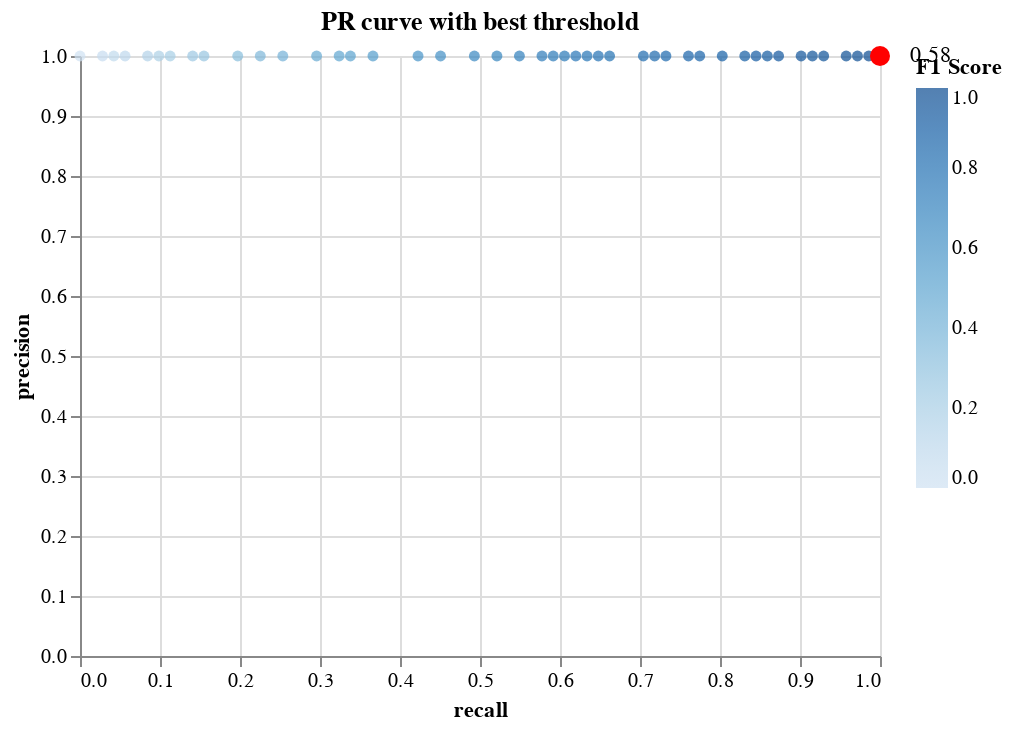

The code cell stored with this chart in its notebook:
### Code cell
# PR curve with best threshold

PR_curve = alt.Chart(PR_curve_df).mark_circle().encode(
    x="recall",
    y="precision",
    color="F1 Score"
)
max_f1_point = alt.Chart(maximum_f1_df, 
                         title = 'PR curve with best threshold',).mark_circle(
    color="red", size=100, opacity=1).encode(
    x="recall",
    y="precision"
)

text = max_f1_point.mark_text(
    align='left',
    baseline='middle',
    dx=15).encode(text= alt.Text("threshold", format = ".2f"))

PR_curve_plot = PR_curve + max_f1_point + text
PR_curve_plot

### Figure 1 — Vega-Lite specification as saved in the notebook (floating-point values rounded to 4 significant figures)
{"$schema": "https://vega.github.io/schema/vega-lite/v4.8.1.json", "config": {"view": {"continuousHeight": 300, "continuousWidth": 400}}, "datasets": {"data-09cce7951be708932315fb21d4a0fbe5": [{"F1 Score": 1, "precision": 1, "recall": 1, "threshold": 0.585}], "data-ad25ebd5ebc24b73f7f4c45274a96b8c": [{"F1 Score": 1, "precision": 1, "recall": 1, "threshold": 0.585}, {"F1 Score": 0.9929, "precision": 1, "recall": 0.9859, "threshold": 0.625}, {"F1 Score": 0.9857, "precision": 1, "recall": 0.9718, "threshold": 0.635}, {"F1 Score": 0.9784, "precision": 1, "recall": 0.9577, "threshold": 0.64}, {"F1 Score": 0.9635, "precision": 1, "recall": 0.9296, "threshold": 0.645}, {"F1 Score": 0.9559, "precision": 1, "recall": 0.9155, "threshold": 0.665}, {"F1 Score": 0.9481, "precision": 1, "recall": 0.9014, "threshold": 0.7}, {"F1 Score": 0.9323, "precision": 1, "recall": 0.8732, "threshold": 0.715}, {"F1 Score": 0.9242, "precision": 1, "recall": 0.8592, "threshold": 0.72}, {"F1 Score": 0.916, "precision": 1, "recall": 0.8451, "threshold": 0.725}, {"F1 Score": 0.9077, "precision": 1, "recall": 0.831, "threshold": 0.745}, {"F1 Score": 0.8906, "precision": 1, "recall": 0.8028, "threshold": 0.75}, {"F1 Score": 0.873, "precision": 1, "recall": 0.7746, "threshold": 0.755}, {"F1 Score": 0.864, "precision": 1, "recall": 0.7606, "threshold": 0.785}, {"F1 Score": 0.8455, "precision": 1, "recall": 0.7324, "threshold": 0.79}, {"F1 Score": 0.8361, "precision": 1, "recall": 0.7183, "threshold": 0.815}, {"F1 Score": 0.8264, "precision": 1, "recall": 0.7042, "threshold": 0.82}, {"F1 Score": 0.7966, "precision": 1, "recall": 0.662, "threshold": 0.825}, {"F1 Score": 0.7863, "precision": 1, "recall": 0.6479, "threshold": 0.835}, {"F1 Score": 0.7759, "precision": 1, "recall": 0.6338, "threshold": 0.84}, {"F1 Score": 0.7652, "precision": 1, "recall": 0.6197, "threshold": 0.845}, {"F1 Score": 0.7544, "precision": 1, "recall": 0.6056, "threshold": 0.85}, {"F1 Score": 0.7434, "precision": 1, "recall": 0.5915, "threshold": 0.855}, {"F1 Score": 0.7321, "precision": 1, "recall": 0.5775, "threshold": 0.86}, {"F1 Score": 0.7091, "precision": 1, "recall": 0.5493, "threshold": 0.865}, {"F1 Score": 0.6852, "precision": 1, "recall": 0.5211, "threshold": 0.87}, {"F1 Score": 0.6604, "precision": 1, "recall": 0.493, "threshold": 0.875}, {"F1 Score": 0.6214, "precision": 1, "recall": 0.4507, "threshold": 0.88}, {"F1 Score": 0.5941, "precision": 1, "recall": 0.4225, "threshold": 0.885}, {"F1 Score": 0.5361, "precision": 1, "recall": 0.3662, "threshold": 0.89}, {"F1 Score": 0.5053, "precision": 1, "recall": 0.338, "threshold": 0.895}, {"F1 Score": 0.4894, "precision": 1, "recall": 0.3239, "threshold": 0.9}, {"F1 Score": 0.4565, "precision": 1, "recall": 0.2958, "threshold": 0.905}, {"F1 Score": 0.4045, "precision": 1, "recall": 0.2535, "threshold": 0.915}, {"F1 Score": 0.3678, "precision": 1, "recall": 0.2254, "threshold": 0.925}, {"F1 Score": 0.3294, "precision": 1, "recall": 0.1972, "threshold": 0.93}, {"F1 Score": 0.2683, "precision": 1, "recall": 0.1549, "threshold": 0.935}, {"F1 Score": 0.2469, "precision": 1, "recall": 0.1408, "threshold": 0.945}, {"F1 Score": 0.2025, "precision": 1, "recall": 0.1127, "threshold": 0.95}, {"F1 Score": 0.1795, "precision": 1, "recall": 0.09859, "threshold": 0.955}, {"F1 Score": 0.1558, "precision": 1, "recall": 0.08451, "threshold": 0.96}, {"F1 Score": 0.1067, "precision": 1, "recall": 0.05634, "threshold": 0.965}, {"F1 Score": 0.08108, "precision": 1, "recall": 0.04225, "threshold": 0.985}, {"F1 Score": 0.05479, "precision": 1, "recall": 0.02817, "threshold": 0.99}, {"F1 Score": 0, "precision": 1, "recall": 0, "threshold": null}]}, "layer": [{"data": {"name": "data-ad25ebd5ebc24b73f7f4c45274a96b8c"}, "encoding": {"color": {"field": "F1 Score", "type": "quantitative"}, "x": {"field": "recall", "type": "quantitative"}, "y": {"field": "precision", "type": "quantitative"}}, "mark": "circle"}, {"data": {"name": "data-09cce7951be708932315fb21d4a0fbe5"}, "encoding": {"x": {"field": "recall", "type": "quantitative"}, "y": {"field": "precision", "type": "quantitative"}}, "mark": {"color": "red", "opacity": 1, "size": 100, "type": "circle"}, "title": "PR curve with best threshold"}, {"data": {"name": "data-09cce7951be708932315fb21d4a0fbe5"}, "encoding": {"text": {"field": "threshold", "format": ".2f", "type": "quantitative"}, "x": {"field": "recall", "type": "quantitative"}, "y": {"field": "precision", "type": "quantitative"}}, "mark": {"align": "left", "baseline": "middle", "dx": 15, "type": "text"}, "title": "PR curve with best threshold"}]}
